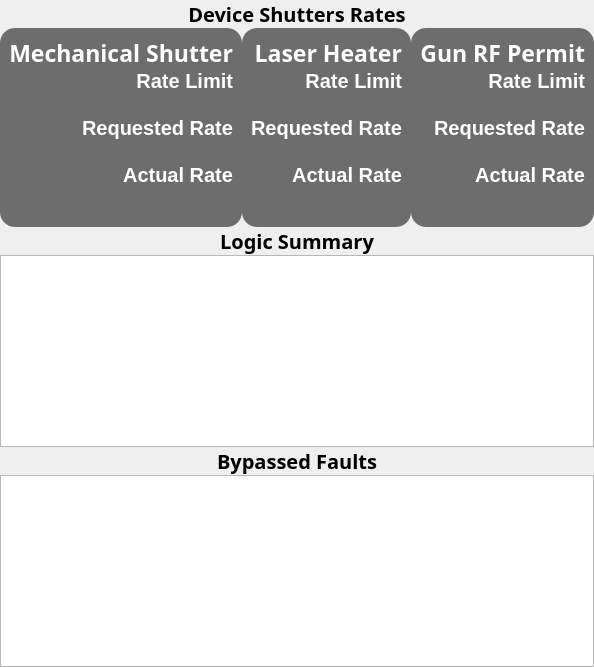
       <widget class="QWidget" name="Summary">
        <attribute name="title">
         <string>Summary</string>
        </attribute>
        <layout class="QVBoxLayout" name="verticalLayout_4">
         <property name="spacing">
          <number>0</number>
         </property>
         <property name="leftMargin">
          <number>0</number>
         </property>
         <property name="topMargin">
          <number>0</number>
         </property>
         <property name="rightMargin">
          <number>0</number>
         </property>
         <property name="bottomMargin">
          <number>0</number>
         </property>
         <item>
          <layout class="QVBoxLayout" name="Summary_Frame_Layout">
           <property name="spacing">
            <number>0</number>
           </property>
           <item>
            <widget class="QLabel" name="Device_Shutter_Rates_Label">
             <property name="font">
              <font>
               <family>Sans Serif</family>
               <pointsize>15</pointsize>
               <weight>75</weight>
               <italic>false</italic>
               <bold>true</bold>
              </font>
             </property>
             <property name="text">
              <string>Device Shutters Rates</string>
             </property>
             <property name="alignment">
              <set>Qt::AlignCenter</set>
             </property>
            </widget>
           </item>
           <item>
            <layout class="QHBoxLayout" name="Device_Summary_Layout">
             <property name="bottomMargin">
              <number>0</number>
             </property>
             <item>
              <widget class="PyDMFrame" name="Device_MS_Frame">
               <property name="minimumSize">
                <size>
                 <width>0</width>
                 <height>162</height>
                </size>
               </property>
               <property name="maximumSize">
                <size>
                 <width>300</width>
                 <height>250</height>
                </size>
               </property>
               <property name="toolTip">
                <string/>
               </property>
               <property name="styleSheet">
                <string notr="true">QFrame{
background-color: rgb(109, 109, 109);
border-bottom-left-radius: 15px;
border-bottom-right-radius: 15px;
border-top-left-radius: 15px;
border-top-right-radius: 15px;
}</string>
               </property>
               <property name="alarmSensitiveBorder" stdset="0">
                <bool>true</bool>
               </property>
               <property name="channel" stdset="0">
                <string>ca://IOC:SYS1:MP01:MS_RATE</string>
               </property>
               <layout class="QVBoxLayout" name="verticalLayout_5">
                <property name="spacing">
                 <number>0</number>
                </property>
                <item>
                 <widget class="PyDMLabel" name="Device_MS_Title">
                  <property name="font">
                   <font>
                    <family>Sans Serif</family>
                    <pointsize>17</pointsize>
                    <weight>75</weight>
                    <italic>false</italic>
                    <bold>true</bold>
                    <strikeout>false</strikeout>
                    <kerning>true</kerning>
                   </font>
                  </property>
                  <property name="toolTip">
                   <string/>
                  </property>
                  <property name="styleSheet">
                   <string notr="true">border: 0px;
color: rgb(255, 255, 255);</string>
                  </property>
                  <property name="frameShape">
                   <enum>QFrame::StyledPanel</enum>
                  </property>
                  <property name="frameShadow">
                   <enum>QFrame::Plain</enum>
                  </property>
                  <property name="text">
                   <string>Mechanical Shutter</string>
                  </property>
                  <property name="alignment">
                   <set>Qt::AlignRight|Qt::AlignTrailing|Qt::AlignVCenter</set>
                  </property>
                 </widget>
                </item>
                <item>
                 <widget class="QLabel" name="Device_MS_RL_Title">
                  <property name="font">
                   <font>
                    <pointsize>15</pointsize>
                    <weight>75</weight>
                    <bold>true</bold>
                   </font>
                  </property>
                  <property name="styleSheet">
                   <string notr="true">border: 0px;
color: rgb(255, 255, 255);</string>
                  </property>
                  <property name="text">
                   <string>Rate Limit</string>
                  </property>
                  <property name="alignment">
                   <set>Qt::AlignRight|Qt::AlignTrailing|Qt::AlignVCenter</set>
                  </property>
                 </widget>
                </item>
                <item>
                 <widget class="PyDMLabel" name="Device_MS_RL_Num">
                  <property name="font">
                   <font>
                    <pointsize>15</pointsize>
                    <weight>75</weight>
                    <bold>true</bold>
                   </font>
                  </property>
                  <property name="toolTip">
                   <string/>
                  </property>
                  <property name="alignment">
                   <set>Qt::AlignRight|Qt::AlignTrailing|Qt::AlignVCenter</set>
                  </property>
                  <property name="channel" stdset="0">
                   <string>ca://EVNT:SYS1:1:BEAMRATE</string>
                  </property>
                 </widget>
                </item>
                <item>
                 <widget class="QLabel" name="Device_MS_RR_Title">
                  <property name="font">
                   <font>
                    <pointsize>15</pointsize>
                    <weight>75</weight>
                    <bold>true</bold>
                   </font>
                  </property>
                  <property name="styleSheet">
                   <string notr="true">border: 0px;
color: rgb(255, 255, 255);</string>
                  </property>
                  <property name="text">
                   <string>Requested Rate</string>
                  </property>
                  <property name="alignment">
                   <set>Qt::AlignRight|Qt::AlignTrailing|Qt::AlignVCenter</set>
                  </property>
                 </widget>
                </item>
                <item>
                 <widget class="PyDMLabel" name="Device_MS_RR_Num">
                  <property name="font">
                   <font>
                    <pointsize>15</pointsize>
                    <weight>75</weight>
                    <bold>true</bold>
                   </font>
                  </property>
                  <property name="toolTip">
                   <string/>
                  </property>
                  <property name="alignment">
                   <set>Qt::AlignRight|Qt::AlignTrailing|Qt::AlignVCenter</set>
                  </property>
                  <property name="channel" stdset="0">
                   <string>ca://EVNT:SYS1:1:SHUTRATE</string>
                  </property>
                 </widget>
                </item>
                <item>
                 <widget class="PyDMDrawingLine" name="Device_MS_Line">
                  <property name="maximumSize">
                   <size>
                    <width>16777215</width>
                    <height>5</height>
                   </size>
                  </property>
                  <property name="toolTip">
                   <string/>
                  </property>
                  <property name="styleSheet">
                   <string notr="true">background-color: rgb(136, 136, 136);
</string>
                  </property>
                 </widget>
                </item>
                <item>
                 <widget class="PyDMLabel" name="Device_MS_AR_Title">
                  <property name="font">
                   <font>
                    <pointsize>15</pointsize>
                    <weight>75</weight>
                    <bold>true</bold>
                   </font>
                  </property>
                  <property name="toolTip">
                   <string/>
                  </property>
                  <property name="styleSheet">
                   <string notr="true">border: 0px;
color: rgb(255, 255, 255);</string>
                  </property>
                  <property name="text">
                   <string>Actual Rate</string>
                  </property>
                  <property name="alignment">
                   <set>Qt::AlignRight|Qt::AlignTrailing|Qt::AlignVCenter</set>
                  </property>
                 </widget>
                </item>
                <item>
                 <widget class="PyDMLabel" name="Device_MS_AR_Num">
                  <property name="font">
                   <font>
                    <family>Sans Serif</family>
                    <pointsize>17</pointsize>
                    <weight>75</weight>
                    <italic>false</italic>
                    <bold>true</bold>
                   </font>
                  </property>
                  <property name="toolTip">
                   <string/>
                  </property>
                  <property name="styleSheet">
                   <string notr="true">border: 0px;</string>
                  </property>
                  <property name="alignment">
                   <set>Qt::AlignRight|Qt::AlignTrailing|Qt::AlignVCenter</set>
                  </property>
                  <property name="showUnits" stdset="0">
                   <bool>true</bool>
                  </property>
                  <property name="precisionFromPV" stdset="0">
                   <bool>false</bool>
                  </property>
                  <property name="alarmSensitiveContent" stdset="0">
                   <bool>true</bool>
                  </property>
                  <property name="alarmSensitiveBorder" stdset="0">
                   <bool>false</bool>
                  </property>
                  <property name="channel" stdset="0">
                   <string>ca://IOC:SYS1:MP01:MS_RATE</string>
                  </property>
                 </widget>
                </item>
               </layout>
              </widget>
             </item>
             <item>
              <widget class="PyDMFrame" name="Device_MS_Frame_2">
               <property name="minimumSize">
                <size>
                 <width>0</width>
                 <height>162</height>
                </size>
               </property>
               <property name="maximumSize">
                <size>
                 <width>300</width>
                 <height>250</height>
                </size>
               </property>
               <property name="toolTip">
                <string/>
               </property>
               <property name="styleSheet">
                <string notr="true">QFrame{
background-color: rgb(109, 109, 109);
border-bottom-left-radius: 15px;
border-bottom-right-radius: 15px;
border-top-left-radius: 15px;
border-top-right-radius: 15px;
}</string>
               </property>
               <property name="alarmSensitiveBorder" stdset="0">
                <bool>true</bool>
               </property>
               <property name="channel" stdset="0">
                <string>ca://IOC:SYS1:MP01:LHSHUT_RATE</string>
               </property>
               <layout class="QVBoxLayout" name="verticalLayout_11">
                <property name="spacing">
                 <number>0</number>
                </property>
                <item>
                 <widget class="PyDMLabel" name="Device_MS_Title_2">
                  <property name="font">
                   <font>
                    <family>Sans Serif</family>
                    <pointsize>17</pointsize>
                    <weight>75</weight>
                    <italic>false</italic>
                    <bold>true</bold>
                    <strikeout>false</strikeout>
                    <kerning>true</kerning>
                   </font>
                  </property>
                  <property name="toolTip">
                   <string/>
                  </property>
                  <property name="styleSheet">
                   <string notr="true">border: 0px;
color: rgb(255, 255, 255);</string>
                  </property>
                  <property name="frameShape">
                   <enum>QFrame::StyledPanel</enum>
                  </property>
                  <property name="frameShadow">
                   <enum>QFrame::Plain</enum>
                  </property>
                  <property name="text">
                   <string>Laser Heater</string>
                  </property>
                  <property name="alignment">
                   <set>Qt::AlignRight|Qt::AlignTrailing|Qt::AlignVCenter</set>
                  </property>
                 </widget>
                </item>
                <item>
                 <widget class="QLabel" name="Device_MS_RL_Title_2">
                  <property name="font">
                   <font>
                    <pointsize>15</pointsize>
                    <weight>75</weight>
                    <bold>true</bold>
                   </font>
                  </property>
                  <property name="styleSheet">
                   <string notr="true">border: 0px;
color: rgb(255, 255, 255);</string>
                  </property>
                  <property name="text">
                   <string>Rate Limit</string>
                  </property>
                  <property name="alignment">
                   <set>Qt::AlignRight|Qt::AlignTrailing|Qt::AlignVCenter</set>
                  </property>
                 </widget>
                </item>
                <item>
                 <widget class="PyDMLabel" name="Device_MS_RR_Num_2">
                  <property name="font">
                   <font>
                    <pointsize>15</pointsize>
                    <weight>75</weight>
                    <bold>true</bold>
                   </font>
                  </property>
                  <property name="toolTip">
                   <string/>
                  </property>
                  <property name="alignment">
                   <set>Qt::AlignRight|Qt::AlignTrailing|Qt::AlignVCenter</set>
                  </property>
                  <property name="channel" stdset="0">
                   <string>ca://IOC:SYS1:MP01:LHSHUT_MEASRATE</string>
                  </property>
                 </widget>
                </item>
                <item>
                 <widget class="QLabel" name="Device_MS_RR_Title_2">
                  <property name="font">
                   <font>
                    <pointsize>15</pointsize>
                    <weight>75</weight>
                    <bold>true</bold>
                   </font>
                  </property>
                  <property name="styleSheet">
                   <string notr="true">border: 0px;
color: rgb(255, 255, 255);</string>
                  </property>
                  <property name="text">
                   <string>Requested Rate</string>
                  </property>
                  <property name="alignment">
                   <set>Qt::AlignRight|Qt::AlignTrailing|Qt::AlignVCenter</set>
                  </property>
                 </widget>
                </item>
                <item>
                 <widget class="PyDMLabel" name="Device_MS_RL_Num_2">
                  <property name="font">
                   <font>
                    <pointsize>15</pointsize>
                    <weight>75</weight>
                    <bold>true</bold>
                   </font>
                  </property>
                  <property name="toolTip">
                   <string/>
                  </property>
                  <property name="alignment">
                   <set>Qt::AlignRight|Qt::AlignTrailing|Qt::AlignVCenter</set>
                  </property>
                  <property name="channel" stdset="0">
                   <string>ca://EVNT:SYS1:1:POCKRATE</string>
                  </property>
                 </widget>
                </item>
                <item>
                 <widget class="PyDMDrawingLine" name="Device_MS_Line_2">
                  <property name="maximumSize">
                   <size>
                    <width>16777215</width>
                    <height>5</height>
                   </size>
                  </property>
                  <property name="toolTip">
                   <string/>
                  </property>
                  <property name="styleSheet">
                   <string notr="true">background-color: rgb(136, 136, 136);
</string>
                  </property>
                 </widget>
                </item>
                <item>
                 <widget class="PyDMLabel" name="Device_MS_AR_Title_2">
                  <property name="font">
                   <font>
                    <pointsize>15</pointsize>
                    <weight>75</weight>
                    <bold>true</bold>
                   </font>
                  </property>
                  <property name="toolTip">
                   <string/>
                  </property>
                  <property name="styleSheet">
                   <string notr="true">border: 0px;
color: rgb(255, 255, 255);</string>
                  </property>
                  <property name="text">
                   <string>Actual Rate</string>
                  </property>
                  <property name="alignment">
                   <set>Qt::AlignRight|Qt::AlignTrailing|Qt::AlignVCenter</set>
                  </property>
                 </widget>
                </item>
                <item>
                 <widget class="PyDMLabel" name="Device_MS_AR_Num_2">
                  <property name="font">
                   <font>
                    <family>Sans Serif</family>
                    <pointsize>17</pointsize>
                    <weight>75</weight>
                    <italic>false</italic>
                    <bold>true</bold>
                   </font>
                  </property>
                  <property name="toolTip">
                   <string/>
                  </property>
                  <property name="styleSheet">
                   <string notr="true">border: 0px;</string>
                  </property>
                  <property name="alignment">
                   <set>Qt::AlignRight|Qt::AlignTrailing|Qt::AlignVCenter</set>
                  </property>
                  <property name="showUnits" stdset="0">
                   <bool>true</bool>
                  </property>
                  <property name="precisionFromPV" stdset="0">
                   <bool>false</bool>
                  </property>
                  <property name="alarmSensitiveContent" stdset="0">
                   <bool>true</bool>
                  </property>
                  <property name="alarmSensitiveBorder" stdset="0">
                   <bool>false</bool>
                  </property>
                  <property name="channel" stdset="0">
                   <string>ca://IOC:SYS1:MP01:LHSHUT_RATE</string>
                  </property>
                 </widget>
                </item>
               </layout>
              </widget>
             </item>
             <item>
              <widget class="PyDMFrame" name="Device_GunL_Frame">
               <property name="minimumSize">
                <size>
                 <width>0</width>
                 <height>162</height>
                </size>
               </property>
               <property name="maximumSize">
                <size>
                 <width>300</width>
                 <height>250</height>
                </size>
               </property>
               <property name="toolTip">
                <string/>
               </property>
               <property name="styleSheet">
                <string notr="true">QFrame{
background-color: rgb(109, 109, 109);
border-bottom-left-radius: 15px;
border-bottom-right-radius: 15px;
border-top-left-radius: 15px;
border-top-right-radius: 15px;
}</string>
               </property>
               <property name="alarmSensitiveBorder" stdset="0">
                <bool>true</bool>
               </property>
               <property name="channel" stdset="0">
                <string>ca://IOC:SYS1:MP01:PC_RATE</string>
               </property>
               <layout class="QVBoxLayout" name="verticalLayout_12">
                <property name="spacing">
                 <number>0</number>
                </property>
                <item>
                 <widget class="PyDMLabel" name="Device_GunL_Title">
                  <property name="font">
                   <font>
                    <family>Sans Serif</family>
                    <pointsize>17</pointsize>
                    <weight>75</weight>
                    <italic>false</italic>
                    <bold>true</bold>
                    <strikeout>false</strikeout>
                    <kerning>true</kerning>
                   </font>
                  </property>
                  <property name="toolTip">
                   <string/>
                  </property>
                  <property name="styleSheet">
                   <string notr="true">border: 0px;
color: rgb(255, 255, 255);</string>
                  </property>
                  <property name="frameShape">
                   <enum>QFrame::StyledPanel</enum>
                  </property>
                  <property name="frameShadow">
                   <enum>QFrame::Plain</enum>
                  </property>
                  <property name="text">
                   <string>Gun RF Permit</string>
                  </property>
                  <property name="alignment">
                   <set>Qt::AlignRight|Qt::AlignTrailing|Qt::AlignVCenter</set>
                  </property>
                 </widget>
                </item>
                <item>
                 <widget class="QLabel" name="Device_GunL_RL_Title">
                  <property name="font">
                   <font>
                    <pointsize>15</pointsize>
                    <weight>75</weight>
                    <bold>true</bold>
                   </font>
                  </property>
                  <property name="styleSheet">
                   <string notr="true">border: 0px;
color: rgb(255, 255, 255);</string>
                  </property>
                  <property name="text">
                   <string>Rate Limit</string>
                  </property>
                  <property name="alignment">
                   <set>Qt::AlignRight|Qt::AlignTrailing|Qt::AlignVCenter</set>
                  </property>
                 </widget>
                </item>
                <item>
                 <widget class="PyDMLabel" name="Device_GunL_RR_Num">
                  <property name="font">
                   <font>
                    <pointsize>15</pointsize>
                    <weight>75</weight>
                    <bold>true</bold>
                   </font>
                  </property>
                  <property name="toolTip">
                   <string/>
                  </property>
                  <property name="alignment">
                   <set>Qt::AlignRight|Qt::AlignTrailing|Qt::AlignVCenter</set>
                  </property>
                  <property name="channel" stdset="0">
                   <string>ca://IOC:SYS1:MP01:PC_MEASRATE</string>
                  </property>
                 </widget>
                </item>
                <item>
                 <widget class="QLabel" name="Device_GunL_RR_Title">
                  <property name="font">
                   <font>
                    <pointsize>15</pointsize>
                    <weight>75</weight>
                    <bold>true</bold>
                   </font>
                  </property>
                  <property name="styleSheet">
                   <string notr="true">border: 0px;
color: rgb(255, 255, 255);</string>
                  </property>
                  <property name="text">
                   <string>Requested Rate</string>
                  </property>
                  <property name="alignment">
                   <set>Qt::AlignRight|Qt::AlignTrailing|Qt::AlignVCenter</set>
                  </property>
                 </widget>
                </item>
                <item>
                 <widget class="PyDMLabel" name="Device_GunL_RL_Num">
                  <property name="font">
                   <font>
                    <pointsize>15</pointsize>
                    <weight>75</weight>
                    <bold>true</bold>
                   </font>
                  </property>
                  <property name="toolTip">
                   <string/>
                  </property>
                  <property name="alignment">
                   <set>Qt::AlignRight|Qt::AlignTrailing|Qt::AlignVCenter</set>
                  </property>
                  <property name="channel" stdset="0">
                   <string>ca://EVNT:SYS1:1:POCKRATE</string>
                  </property>
                 </widget>
                </item>
                <item>
                 <widget class="PyDMDrawingLine" name="Device_GunL_Line">
                  <property name="maximumSize">
                   <size>
                    <width>16777215</width>
                    <height>5</height>
                   </size>
                  </property>
                  <property name="toolTip">
                   <string/>
                  </property>
                  <property name="styleSheet">
                   <string notr="true">background-color: rgb(136, 136, 136);
</string>
                  </property>
                 </widget>
                </item>
                <item>
                 <widget class="PyDMLabel" name="Device_GunL_AR_Title">
                  <property name="font">
                   <font>
                    <pointsize>15</pointsize>
                    <weight>75</weight>
                    <bold>true</bold>
                   </font>
                  </property>
                  <property name="toolTip">
                   <string/>
                  </property>
                  <property name="styleSheet">
                   <string notr="true">border: 0px;
color: rgb(255, 255, 255);</string>
                  </property>
                  <property name="text">
                   <string>Actual Rate</string>
                  </property>
                  <property name="alignment">
                   <set>Qt::AlignRight|Qt::AlignTrailing|Qt::AlignVCenter</set>
                  </property>
                 </widget>
                </item>
                <item>
                 <widget class="PyDMLabel" name="Device_GunL_AR_Num">
                  <property name="font">
                   <font>
                    <family>Sans Serif</family>
                    <pointsize>17</pointsize>
                    <weight>75</weight>
                    <italic>false</italic>
                    <bold>true</bold>
                   </font>
                  </property>
                  <property name="toolTip">
                   <string/>
                  </property>
                  <property name="styleSheet">
                   <string notr="true">border: 0px;</string>
                  </property>
                  <property name="alignment">
                   <set>Qt::AlignRight|Qt::AlignTrailing|Qt::AlignVCenter</set>
                  </property>
                  <property name="showUnits" stdset="0">
                   <bool>true</bool>
                  </property>
                  <property name="alarmSensitiveContent" stdset="0">
                   <bool>true</bool>
                  </property>
                  <property name="alarmSensitiveBorder" stdset="0">
                   <bool>false</bool>
                  </property>
                  <property name="channel" stdset="0">
                   <string>ca://IOC:SYS1:MP01:PC_RATE</string>
                  </property>
                 </widget>
                </item>
               </layout>
              </widget>
             </item>
            </layout>
           </item>
           <item>
            <widget class="QLabel" name="Logic_Summary_Table_Header">
             <property name="font">
              <font>
               <family>Sans Serif</family>
               <pointsize>15</pointsize>
               <weight>75</weight>
               <italic>false</italic>
               <bold>true</bold>
              </font>
             </property>
             <property name="text">
              <string>Logic Summary</string>
             </property>
             <property name="alignment">
              <set>Qt::AlignCenter</set>
             </property>
            </widget>
           </item>
           <item>
            <widget class="QTableView" name="Logic_Summary_Table">
             <property name="font">
              <font>
               <pointsize>12</pointsize>
               <weight>75</weight>
               <bold>true</bold>
              </font>
             </property>
             <property name="contextMenuPolicy">
              <enum>Qt::CustomContextMenu</enum>
             </property>
             <property name="editTriggers">
              <set>QAbstractItemView::NoEditTriggers</set>
             </property>
             <property name="alternatingRowColors">
              <bool>true</bool>
             </property>
             <property name="selectionMode">
              <enum>QAbstractItemView::SingleSelection</enum>
             </property>
             <property name="selectionBehavior">
              <enum>QAbstractItemView::SelectRows</enum>
             </property>
             <property name="sortingEnabled">
              <bool>true</bool>
             </property>
             <attribute name="horizontalHeaderDefaultSectionSize">
              <number>175</number>
             </attribute>
             <attribute name="horizontalHeaderShowSortIndicator" stdset="0">
              <bool>true</bool>
             </attribute>
             <attribute name="verticalHeaderVisible">
              <bool>false</bool>
             </attribute>
             <attribute name="verticalHeaderHighlightSections">
              <bool>false</bool>
             </attribute>
            </widget>
           </item>
           <item>
            <widget class="QLabel" name="Bypassed_Table_Header">
             <property name="font">
              <font>
               <family>Sans Serif</family>
               <pointsize>15</pointsize>
               <weight>75</weight>
               <italic>false</italic>
               <bold>true</bold>
              </font>
             </property>
             <property name="text">
              <string>Bypassed Faults</string>
             </property>
             <property name="alignment">
              <set>Qt::AlignCenter</set>
             </property>
            </widget>
           </item>
           <item>
            <widget class="QTableView" name="Bypassed_Summary_Table">
             <property name="font">
              <font>
               <pointsize>12</pointsize>
               <weight>75</weight>
               <bold>true</bold>
              </font>
             </property>
             <property name="contextMenuPolicy">
              <enum>Qt::CustomContextMenu</enum>
             </property>
             <property name="editTriggers">
              <set>QAbstractItemView::NoEditTriggers</set>
             </property>
             <property name="alternatingRowColors">
              <bool>true</bool>
             </property>
             <property name="selectionMode">
              <enum>QAbstractItemView::SingleSelection</enum>
             </property>
             <property name="selectionBehavior">
              <enum>QAbstractItemView::SelectRows</enum>
             </property>
             <property name="sortingEnabled">
              <bool>true</bool>
             </property>
             <attribute name="horizontalHeaderDefaultSectionSize">
              <number>400</number>
             </attribute>
             <attribute name="horizontalHeaderShowSortIndicator" stdset="0">
              <bool>true</bool>
             </attribute>
             <attribute name="verticalHeaderVisible">
              <bool>false</bool>
             </attribute>
             <attribute name="verticalHeaderHighlightSections">
              <bool>false</bool>
             </attribute>
            </widget>
           </item>
          </layout>
         </item>
        </layout>
       </widget>
